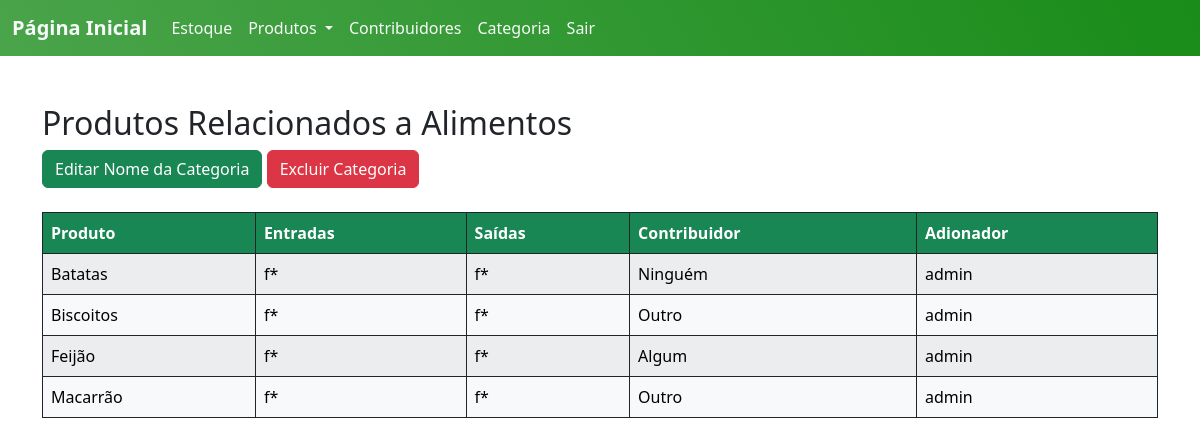
Before: /Categoria/6/ (signed in) with the older database file.
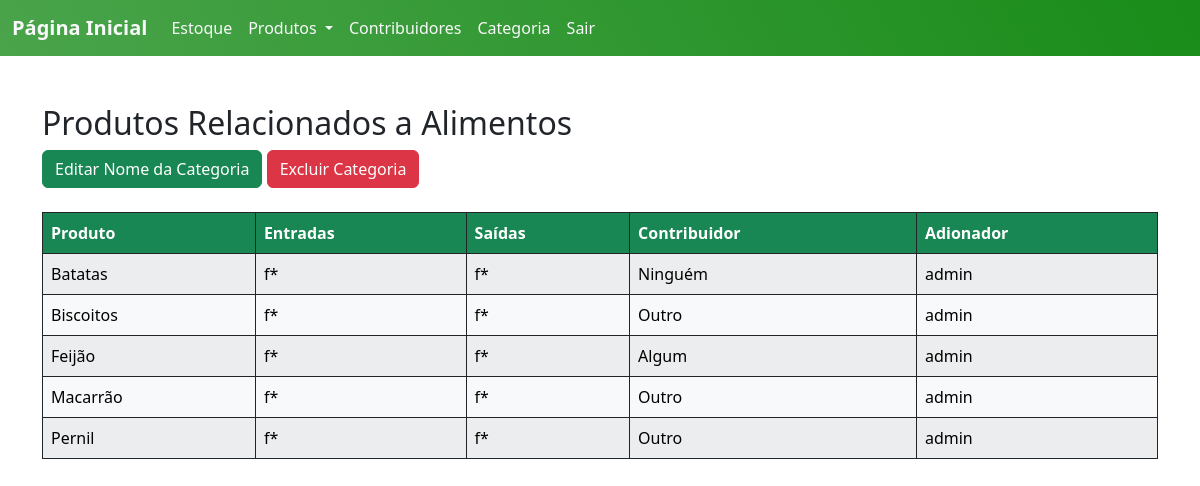
After: the same page with the newer database file.
### ABSJ/models.py (models this page shows, shortened)
class Produto(models.Model):
    user = models.ForeignKey(User, on_delete=models.CASCADE)
    categoria = models.ForeignKey(Categoria, on_delete=models.CASCADE, null=True)
    contribuidor = models.ForeignKey(Contribuidor, on_delete=models.CASCADE, null=True)
    produto = models.CharField(max_length=200)
    codigo = models.PositiveIntegerField(unique=True)
    estoque = models.PositiveIntegerField(default=0)
    validade = models.DateField()
    tempo_ultima_atualizacao = models.DateField(default=date.today)
    quantidade_dias = models.PositiveIntegerField(default=0)
    class Meta:
        ordering = ['produto']

class Contribuidor(models.Model):
    contribuidor = models.CharField(max_length=250, unique=True)
    tipocontribuidor = models.CharField(choices=CONTRIBUIDOR, max_length=10)
    tempo = models.DateField()
    tempo_ultima_atualizacao = models.DateField(default=date.today)
    quantidade_dias = models.PositiveIntegerField(default=0)
    observacoes = models.TextField(blank=True, null=True)
    class Meta:
        ordering = ['tempo']
    def __str__(self):
        return self.contribuidor

### ABSJ/views.py (the view)
# urls.py: path('Categoria/<int:id>/', v.categoria_Read, name='Categoria_read'),
@login_required
def categoria_Read(request, id):
    read_Cateogria = m.Categoria.objects.get(id=id)
    return render(request, 'read_Categoria.html', {'readCat':read_Cateogria})

### templates/read_Categoria.html (shortened to what this page needs)
{% extends 'home.html' %}
{% load static %}
{% block content %}
<div class="container mt-5">
    <h2 class="mb-2">Produtos Relacionados a {{ readCat.categoria }}</h2>
    {% if user.username == 'admin' %}
    <a href="{% url 'Categoria_update' id=readCat.id %}" class="btn btn-success mb-4">Editar Nome da Categoria</a>
    <a href="{% url 'Categoria_delete' id=readCat.id %}" class="btn btn-danger mb-4">Excluir Categoria</a>
    {% endif %}
    <div class="table-responsive">
        <table class="table table-striped table-bordered table-hover border-dark">
            <thead id="customTableHead" class="thead-dark">
                <tr>
                    <th scope="col">Produto</th>
                    <th scope="col">Entradas</th>
                    <th scope="col">Saídas</th>
                    <th scope="col">Contribuidor</th>
                    <th scope="col">Adionador</th>
                </tr>
            </thead>
            <tbody>
                {% for p in readCat.produto_set.all %}
                <tr class="table-light border-dark custom-links">
                    <td><a href="{% url 'Produto_read' id=p.id %}" class="specific-link">{{ p.produto }}</a></td>
                    <td>{{ p.qtd }} f*</td>
                    <td>{{ p.qtd }} f*</td>
                    <td><a href="{% url 'Contribuidor_read' id=p.contribuidor.id %}" class="specific-link">{{ p.contribuidor }}</a></td>
                    <td>{{ p.user }}</td>
                </tr>
                {% endfor %}
            </tbody>
        </table>
    </div>
</div>
{% endblock %}

Changed rows visible on the page:
added Produto: produto "Pernil", contribuidor "Outro", user "admin"
